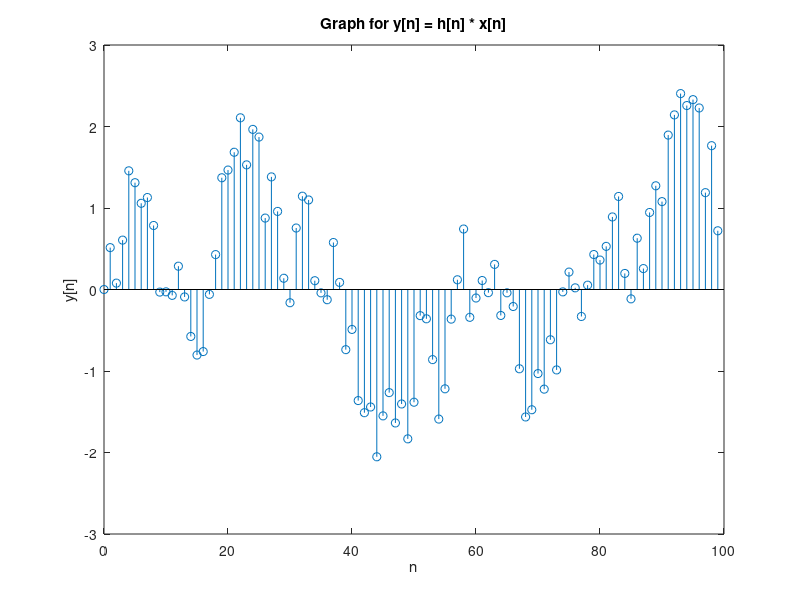

Recreate this plot in MATLAB.
% 2.7(d)
n = 0:99;
h = zeros(1,100);
x = zeros(1,100);
for i = 0:10
    h(i+1) = (0.9).^i;
end

for i = 0:99
    x(i+1) = cos(i.^2).*sin(2.*pi.*i/5);
end

y = conv(h,x);
figure(1);
stem(n,y(1:100));
title('Graph for y[n] = h[n] * x[n]');
xlabel('n'); ylabel('y[n]');